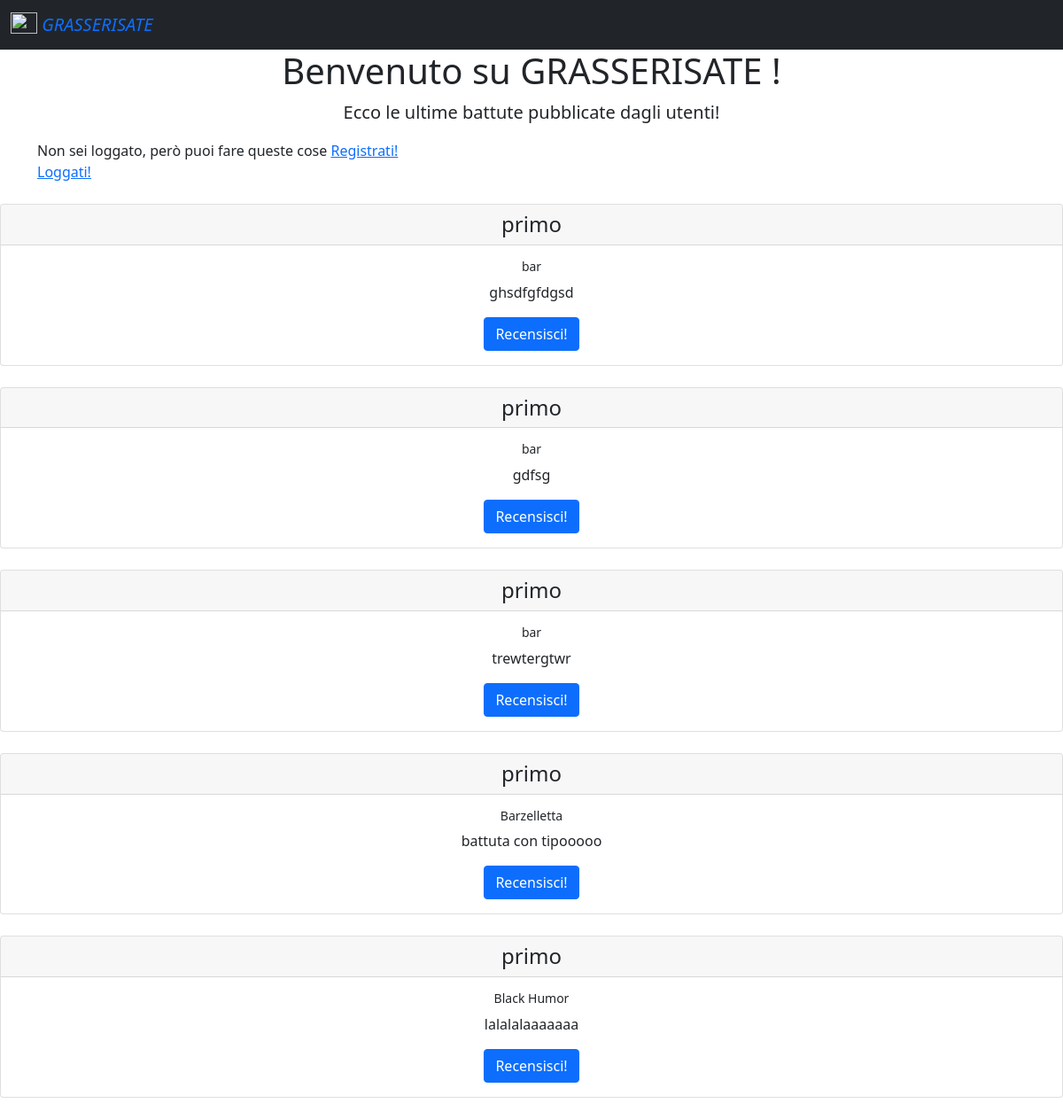
The app's page /, older data.
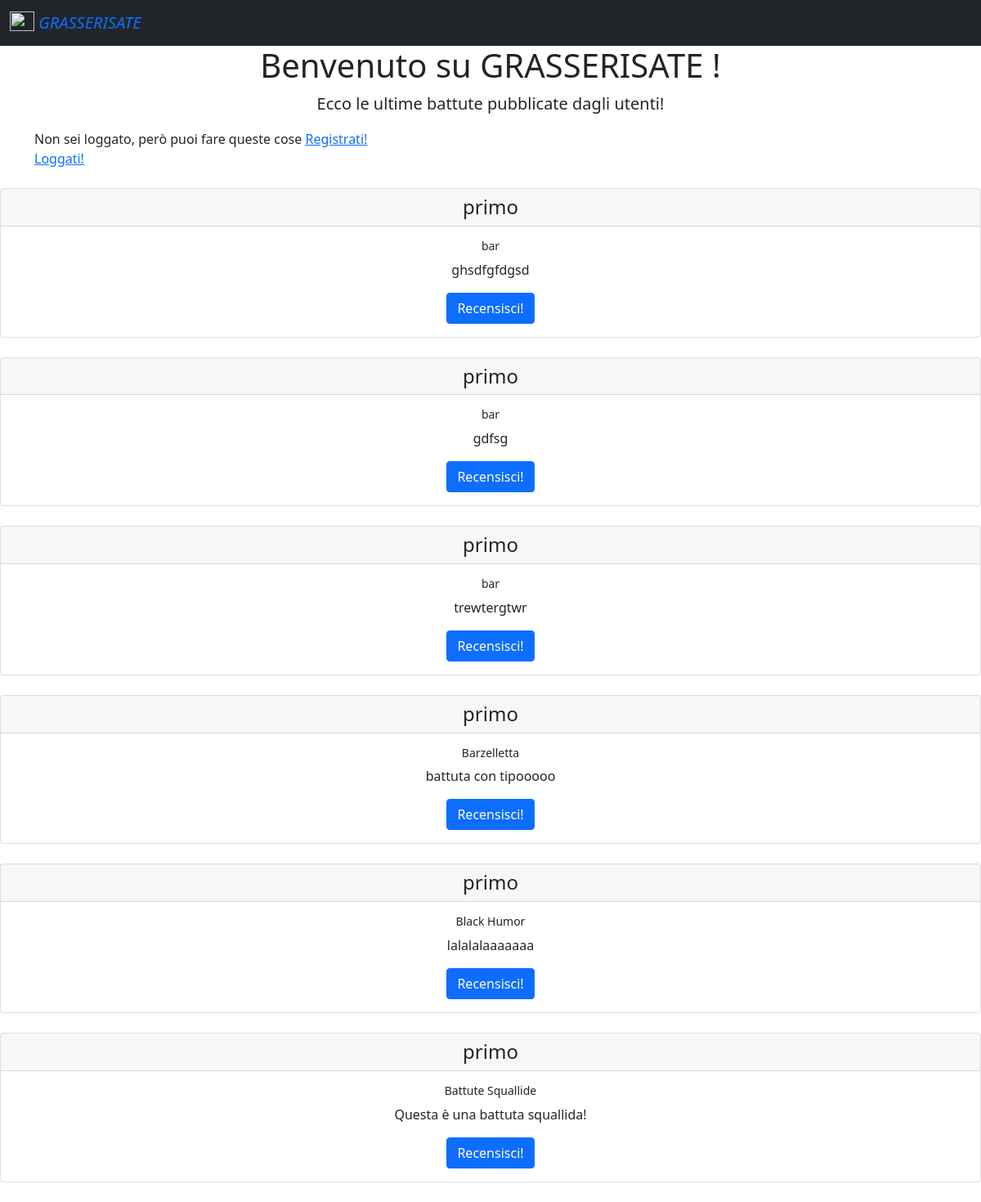
The same page, newer data.
### esame/models.py (models this page shows)
class Battute(models.Model):
    testo = models.TextField(default="")
    utente = models.ForeignKey(User, on_delete=models.CASCADE)
    tempo = models.DateTimeField(auto_now=True)
    tipo = MultiSelectField(choices=SCELTE, max_length=3, default='bar')
    somma_voti = models.IntegerField(default=0)
    numero_voti = models.IntegerField(default=0)
    media_voti = models.FloatField(default=0.0)

### esame/views.py (the view)
# urls.py: path('', views.HomeView.as_view(), name='home'),
class HomeView(ListView):
    template_name = 'home.html'
    model = Battute

### templates/home.html (shortened to what this page needs)
<html lang="en">
{% extends 'base.html' %}
{% block contenuto %}
    <div class="container">
        <h1> <div style="text-align: center;"> Benvenuto su GRASSERISATE {% if user.is_authenticated %} , {{ user.username }}{% endif %}!</div></h1>
        <p class="lead" style="text-align:center">
            Ecco le ultime battute pubblicate dagli utenti!
        </p>
        {% if user.is_authenticated %}
            <div style="text-align:center">
                <a href="{% url  "aggiungi_battuta"%}">
                    <button type="button" class="btn btn-primary">
                        Aggiungi una battuta!
                    </button>
                </a>
                <a href="{% url  "profilo" pk=request.user.id %}">
                    <button type="button" class="btn btn-info">
                        Vai al tuo profilo!
                    </button>
                </a>
                <a href='{% url 'logout' %}'>
                    <button type="button" class="btn btn-danger">
                        Logout
                    </button>
                </a>
            </div>
        {% else %}
            Non sei loggato, però puoi fare queste cose
            <a href="{% url 'registrazione' %}">Registrati!</a><br>
            <a href="{% url 'login' %}">Loggati!</a>
            </div>
        {% endif %}
    <br>
    <div style="text-align:center">
        {% for b in object_list %}
            <div class="card">
                <h4 class="card-header"> {{ b.utente }} </h4>
                <div class="card-body">
                    <h6 class="card-title" > <small>{{ b.tipo }}</small>  </h6>
                    <p class="card-text"> {{ b.testo }} </p>
                    <a href="{% url "aggiungi_recensione" pk=b.id %}" class="btn btn-primary">Recensisci!</a>
                </div>
            </div>
            <br>
        {%  endfor %}
    </div>
{% endblock %}

### templates/base.html (shortened to what this page needs)
<!doctype html>
<html lang="en">
<head>
    <link href="https://cdn.jsdelivr.net/npm/bootstrap@5.0.2/dist/css/bootstrap.min.css" rel="stylesheet">
</head>
<body>
<nav class="navbar bg-dark">
    <div class="container-fluid">
        <a class="navbar-brand" href="{% url 'home' %}">
            {% load static %}
            <img src="{% static "logo.jpg" %}" alt="" width="30" height="24" class="d-inline-block align-text-top">
            <i> GRASSERISATE</i>
        </a>
    </div>
</nav>
{% block contenuto %}
{% endblock %}
</body>
</html>

Row changes from the older to the newer data that the page shows:
added Battute: utente "primo", tipo "Battute Squallide", testo "Questa è una battuta squallida!"
